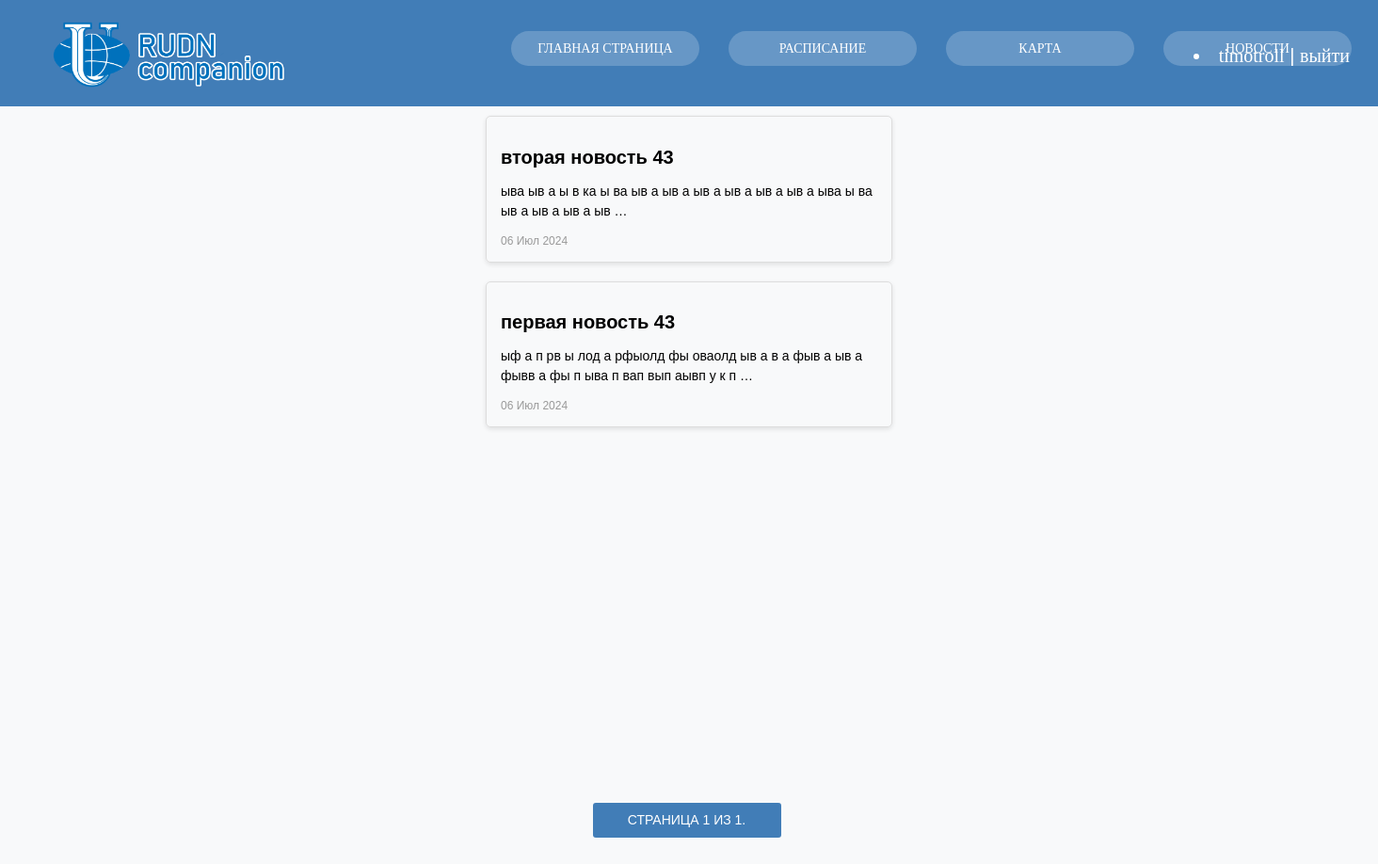
/news/group/ (signed in), run on an earlier commit of the app's database.
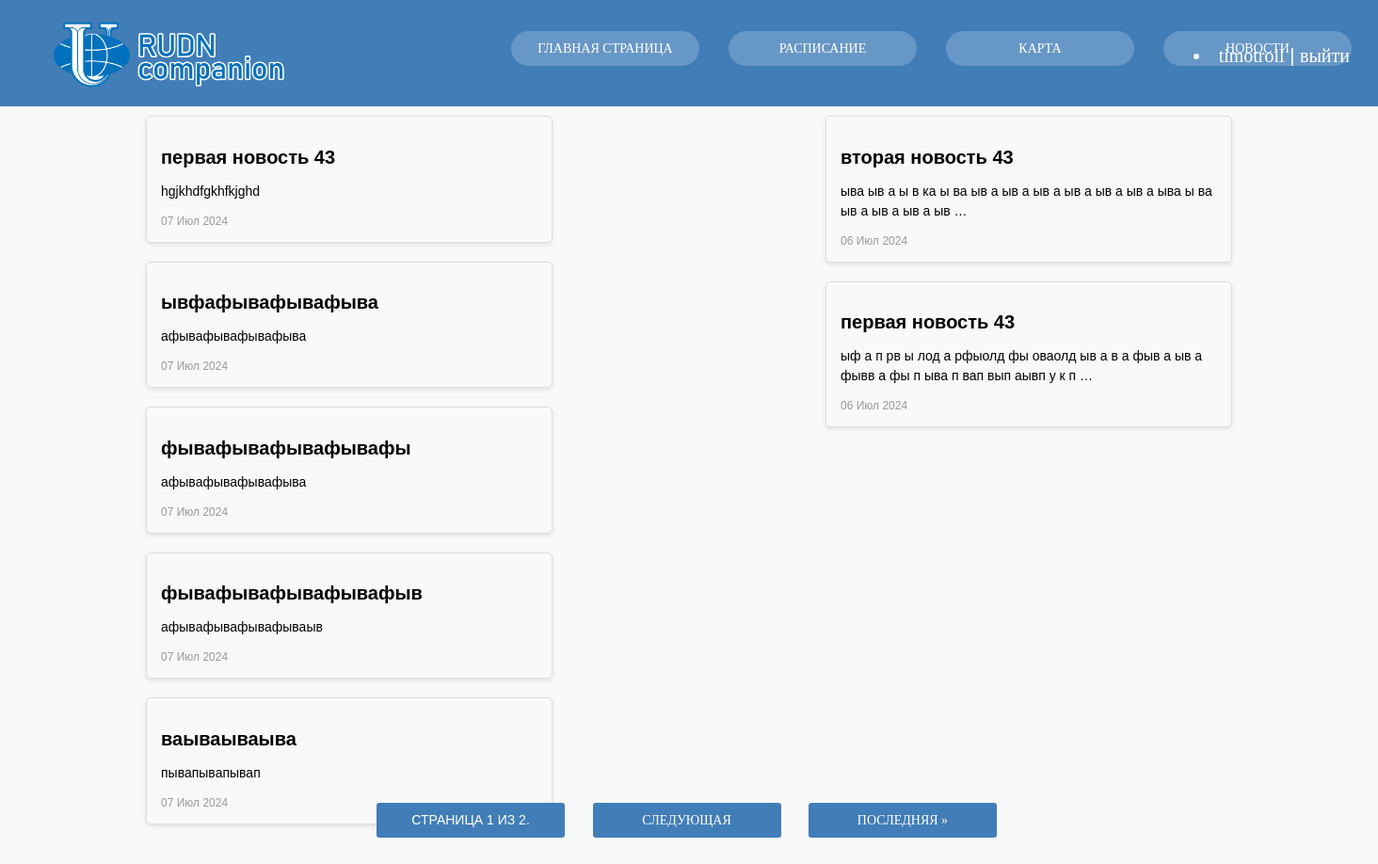
And on a later commit of the database.
### main/models.py (models this page shows)
class User(AbstractUser):
    Group = models.ForeignKey('groups', on_delete=models.SET_NULL, null=True, blank=True)
    is_starosta = models.BooleanField('староста', default=False)
    status = models.TextField('cтатус', max_length=100, default=None, blank=True, null=True)

class groupsnews(models.Model):
    group = models.ForeignKey('groups', on_delete=models.SET_NULL, null=True)
    cat = models.ForeignKey('categories', on_delete=models.SET_NULL, null=True)
    hashtags = models.TextField('хештеги', max_length=255, blank=True)
    body = models.TextField('содержание')
    header = models.CharField('заголовок', max_length=100)
    pub_date = models.DateTimeField('Дата публикации', default=timezone.now)

### main/views.py (the view)
# urls.py: path('news/group/', views.GroupNews, name='GroupNews'),
def GroupNews(request):
    if request.user.is_authenticated == True:
        group_id = request.user.Group.id
        News = models.groupsnews.objects.filter(group = group_id).order_by('-pub_date')
        paginator = Paginator(News, 4)  # Показываем 4 новости на странице
        page_number = request.GET.get('page')
        page_obj = paginator.get_page(page_number)
        data = {
            'news':News,
            'page_obj':page_obj
        }
        return render(request, 'main/GroupNews.html', data)
    else:
        return HttpResponseRedirect(reverse('users:login'))

### main/templates/main/GroupNews.html (shortened to what this page needs)
{% extends 'main/base.html' %}
{% block content %}
{% load static %}
<div class="news-container" style='display: flex; flex-direction: column; flex-wrap: wrap;'>
    {% for new in news %}
        <div class="news-block">
            <h2>{{ new.header }}</h2>
            <p>{{ new.body|truncatewords:30 }}</p>
            <small>{{ new.pub_date|date:"d M Y" }}</small>
        </div>
    {% endfor %}
</div>
<div id="footer" class="pagination">
    <span class="step-links">
        <span id="page-counter" class="current">
            Страница {{ page_obj.number }} из {{ page_obj.paginator.num_pages }}.
        </span>
        {% if page_obj.has_next %}
            <a id="page-switcher" href="?page={{ page_obj.next_page_number }}">Следующая</a>
            <a id="page-switcher" href="?page={{ page_obj.paginator.num_pages }}">Последняя &raquo;</a>
        {% endif %}
    </span>
</div>
{% endblock %}

### main/templates/main/base.html (shortened to what this page needs)
<!DOCTYPE html>
<html lang="en">
<head>
    {% load static %}
    <link rel="stylesheet" href="{% static 'css/stylemain.css' %}">
</head>
<body>
    <header>
        <a href = {% url 'index' %}><img id="img1" src={% static 'images/rudn_logo_no_back_white.png' %} style='float: left; margin-left: 30px; width: 300px'></a>
        <nav class="parent_navigation" style='margin-left: 530px;'>
            <ul class="navigation">
                <li><a class='log_ref' style='color: white; margin-bottom: 20px; width: 200px; border-radius:20px; background-color: rgba(255,255,255,0.2)'href="{% url 'index' %}">Главная страница</a></li>
                <li><a class='log_ref' style='color: white; margin-bottom: 20px; width: 200px; border-radius:20px; background-color: rgba(255,255,255,0.2)' href="{% url 'schedule' %}">Расписание</a></li>
                <li><a class='log_ref' style='color: white; margin-bottom: 20px; width: 200px; border-radius:20px; background-color: rgba(255,255,255,0.2)'href="{% url 'map' %}">Карта</a></li>
                <li><a class='log_ref' style='color: white; margin-bottom: 20px; width: 200px; border-radius:20px; background-color: rgba(255,255,255,0.2)' href="{% url 'news' %}">Новости</a></li>
            </ul>
        </nav>
        <div class='reg_navigation' style='float: right; margin-top: -45px; margin-right: 30px; font-size: 20px'>
            {% if user.is_authenticated %}
            <li><a href= {% url 'users:profile' %}>{{ user.username }}</a> | <a href= {% url 'users:logout' %}>выйти</a></li>
            {%else%}
            <a href="{% url 'users:register' %}">Регистрация</a> | <a href="{% url 'users:login' %}">Вход</a>
            {%endif%}
        </div>
    </header>
    <main>
        {% block content %}
        {% endblock %}
    </main>
</body>
</html>

### main/static/css/stylemain.css (style rules this page uses)
.news-container { margin: 10px; display: flex; height: 100vh; }
.news-block { margin-right: auto; margin-left: auto; width: 400px; margin-bottom: 20px; padding: 15px; border: 1px solid #ddd; border-radius: 5px; box-shadow: 0 2px 5px rgba(0, 0, 0, 0.1); }
.news-block h2 { font-size: 20px; margin-bottom: 10px; }
.news-block p { font-size: 14px; }
.news-block small { display: block; margin-top: 10px; font-size: 12px; color: #999; }
.pagination { text-align: center; margin-top: 20px; }
.pagination .step-links a { margin: 0 5px; padding: 5px 10px; border: 1px solid #ddd; border-radius: 5px; text-decoration: none; color: #333; }
.pagination .step-links .current { margin: 0 5px; padding: 5px 10px; border: 1px solid #ddd; border-radius: 5px; background-color: #eee; color: #333; }
body { font-family: Arial, sans-serif; margin: 0; padding: 0; background-color: #f8f9fa; }
header { background-color: #417db7; color: #ffffff; padding: 20px 0; text-align: center; }
p { font-size: 18px; line-height: 1.5; }
.parent_navigation { width: 700px; align-items: center; display: flex; margin-left: auto; margin-right: auto; }
ul.navigation { display: contents; margin-right: auto; margin-right: auto; padding: 4px; }
.navigation li { font-size: 20px; font-family: verdana; display: inline; margin-left: auto; margin-right: auto; padding: 3px; }
#img1 { float: left; width: 300px; }
A { font-family: verdana; text-decoration: none; color: white; }
#footer { margin-bottom: 60px; position:fixed; left:0px; bottom:0px; height:30px; width:100%; }
#page-switcher { width: 200px; display: inline-block; box-sizing: border-box; padding: 0 24px; margin: 10px 15px 15px 10px; outline: none; border: none; border-radius: 3px; height: 37px; line-height: 37px; font-size: 14px; text-transform: uppercase; font-weight: normal; text-decoration: none; color: #fff; background-color: #417db7; cursor: pointer; user-select: none; appearance: none; touch-action: manipulation; transition: box-shadow .18s ease-out,background .18s ease-out,color .18s ease-out; }
#page-counter { width: 200px; display: inline-block; box-sizing: border-box; padding: 0 24px; margin: 10px 15px 15px 10px; outline: none; border: none; border-radius: 3px; height: 37px; line-height: 37px; font-size: 14px; text-transform: uppercase; font-weight: normal; text-decoration: none; color: #fff; background-color: #417db7; cursor: pointer; user-select: none; appearance: none; touch-action: manipulation; transition: box-shadow .18s ease-out,background .18s ease-out,color .18s ease-out; }
.log_ref { text-align: center; font-family: verdana; width: 300px; display: inline-block; box-sizing: border-box; padding: 0 24px; margin: 10px 15px 15px 10px; outline: none; border: none; border-radius: 3px; height: 37px; line-height: 37px; font-size: 14px; text-transform: uppercase; font-weight: normal; text-decoration: none; color: #282a2e; background-color: #e6eaf0; cursor: pointer; user-select: none; appearance: none; touch-action: manipulation; transition: box-shadow .18s ease-out,background .18s ease-out,color .18s ease-out; }

What changed in the data, as far as the page shows it:
added groupsnews: header "первая новость 43", body "hgjkhdfgkhfkjghd", pub_date "07 Июл 2024"
added groupsnews: header "ывфафывафывафыва", body "афывафывафывафыва", pub_date "07 Июл 2024"
added groupsnews: header "фывафывафывафывафы", body "афывафывафывафыва", pub_date "07 Июл 2024"
added groupsnews: header "фывафывафывафывафыв", body "афывафывафывафываыв", pub_date "07 Июл 2024"
added groupsnews: header "ваываываыва", body "пывапывапывап", pub_date "07 Июл 2024"
Also different on the page:
{{ page_obj.paginator.num_pages }}: "1" → "2"
text now shown: "СЛЕДУЮЩАЯ ПОСЛЕДНЯЯ »"
